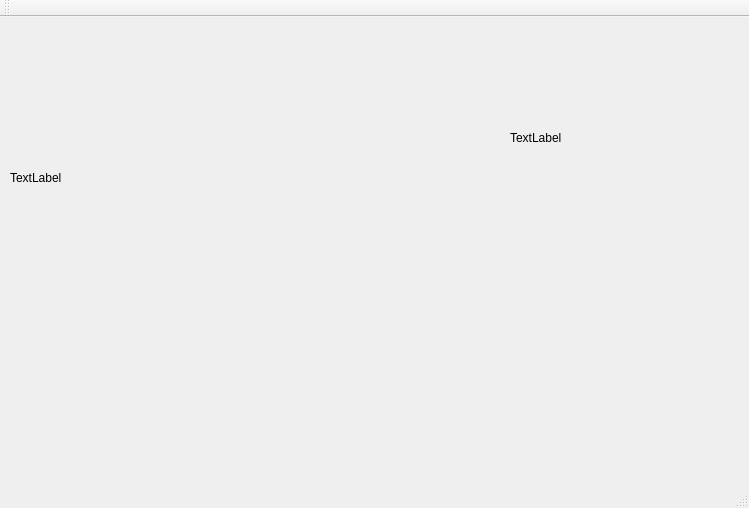
<?xml version="1.0" encoding="UTF-8"?>
<ui version="4.0">
 <class>MainWindow</class>
 <widget class="QMainWindow" name="MainWindow">
  <property name="geometry">
   <rect>
    <x>0</x>
    <y>0</y>
    <width>749</width>
    <height>508</height>
   </rect>
  </property>
  <property name="windowTitle">
   <string>MainWindow</string>
  </property>
  <widget class="QWidget" name="centralWidget">
   <widget class="QLabel" name="label_camera">
    <property name="geometry">
     <rect>
      <x>10</x>
      <y>30</y>
      <width>371</width>
      <height>261</height>
     </rect>
    </property>
    <property name="text">
     <string>TextLabel</string>
    </property>
   </widget>
   <widget class="QLabel" name="label_face">
    <property name="geometry">
     <rect>
      <x>510</x>
      <y>50</y>
      <width>161</width>
      <height>141</height>
     </rect>
    </property>
    <property name="text">
     <string>TextLabel</string>
    </property>
   </widget>
  </widget>
  <widget class="QMenuBar" name="menuBar">
   <property name="geometry">
    <rect>
     <x>0</x>
     <y>0</y>
     <width>749</width>
     <height>22</height>
    </rect>
   </property>
  </widget>
  <widget class="QToolBar" name="mainToolBar">
   <attribute name="toolBarArea">
    <enum>TopToolBarArea</enum>
   </attribute>
   <attribute name="toolBarBreak">
    <bool>false</bool>
   </attribute>
  </widget>
  <widget class="QStatusBar" name="statusBar"/>
 </widget>
 <layoutdefault spacing="6" margin="11"/>
 <resources/>
 <connections/>
</ui>
